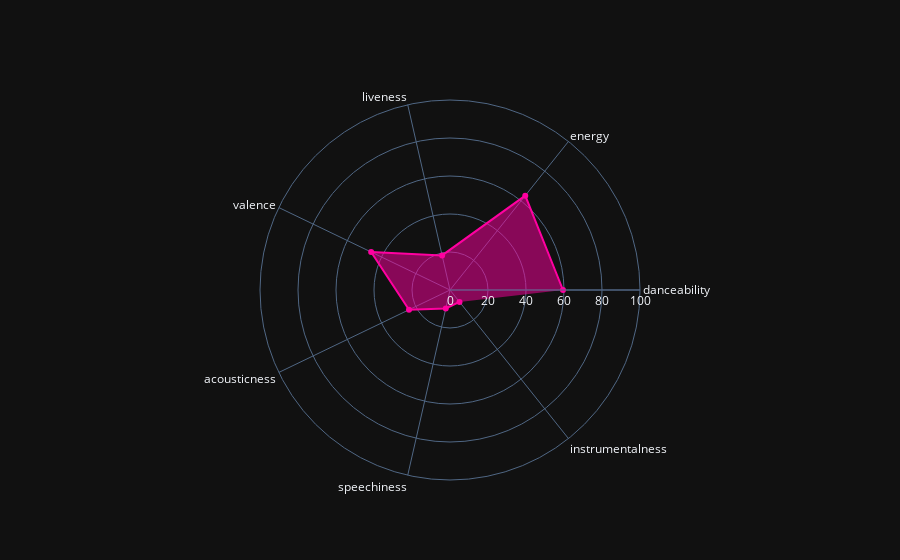

Notebook source saved alongside this figure:
### Code cell
radar_chart(US_2022_audio)

### Figure 1 — Plotly figure (JSON) as saved in the notebook; plotly's stock layout.template omitted (floating-point values rounded to 4 significant figures)
{"data": [{"customdata": ["danceability: 59.46", "energy: 63.53", "liveness: 18.67", "valence: 46.06", "acousticness: 23.94", "speechiness: 9.99", "instrumentalness: 8.02"], "fill": "toself", "hovertemplate": "%{customdata}<extra></extra>", "line": {"color": "#ff00a0"}, "r": [59.46, 63.53, 18.67, 46.06, 23.94, 9.99, 8.02], "theta": ["danceability", "energy", "liveness", "valence", "acousticness", "speechiness", "instrumentalness"], "type": "scatterpolar"}], "layout": {"polar": {"radialaxis": {"range": [0, 100], "visible": true}}, "showlegend": false}}
